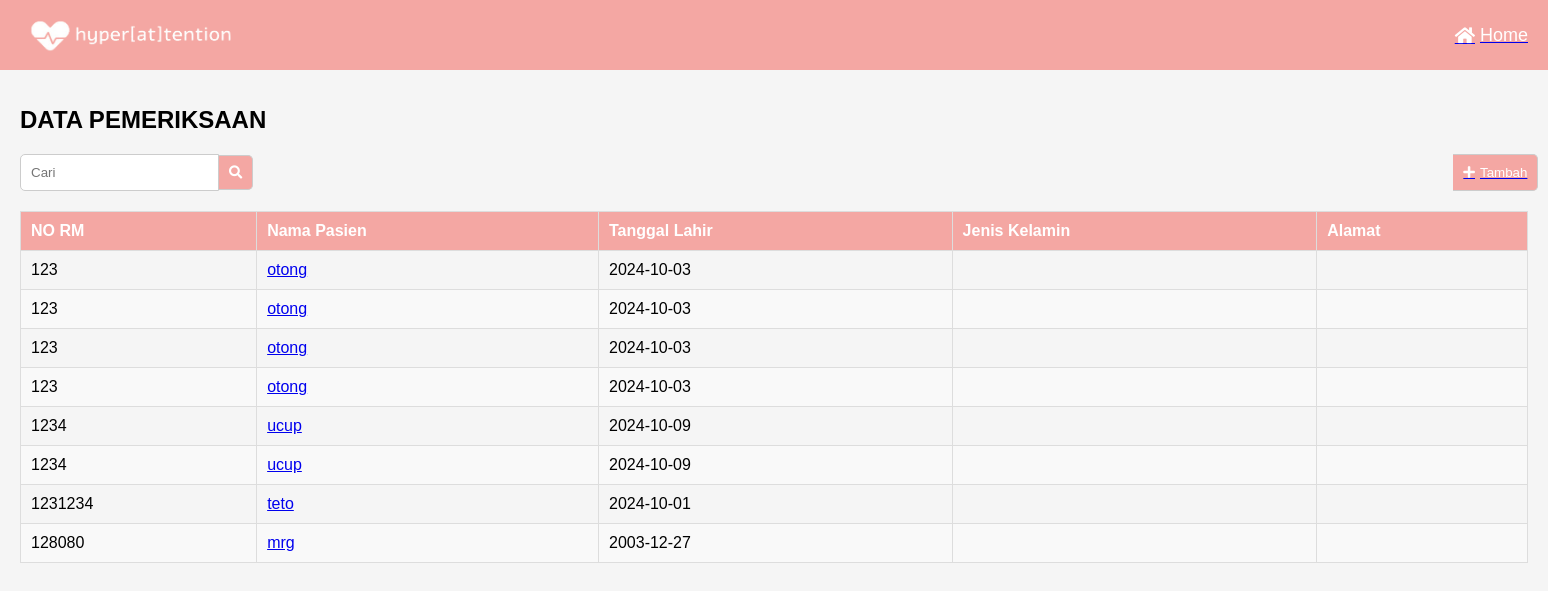
Page /aktifitas.php on the committed database.
### tables this page shows
CREATE TABLE `pemeriksaan` (
  `tekanan_darah` varchar(20) DEFAULT NULL,
  `suhu_tubuh` varchar(20) DEFAULT NULL,
  `nadi` varchar(20) DEFAULT NULL,
  `respiratory` varchar(20) DEFAULT NULL,
  `berat_badan` varchar(20) DEFAULT NULL,
  `tanggal_pemeriksaan` date NOT NULL,
  `id_user` int NOT NULL,
  `norm` int NOT NULL,
  `nama` varchar(225) NOT NULL,
  `waktu` time DEFAULT NULL,
  `tanggallahir` date DEFAULT NULL
);

### fetch_data_pm.php (called while the page is built)
<?php
require_once 'koneksi.php';
$sql = "SELECT * FROM pemeriksaan";
$result = $conn->query($sql);
if ($result->num_rows > 0) {
    $data = array();
    while($row = $result->fetch_assoc()) {
        $data[] = $row;
    }
} else {
    echo "No data found";
}
?>

### aktifitas.php (the view, shortened to what this page needs)
<?php require_once 'fetch_data_pm.php'; ?>
<html>
<head>
    <link rel="stylesheet" href="https://cdnjs.cloudflare.com/ajax/libs/font-awesome/5.15.3/css/all.min.css">
    <link rel="stylesheet" href="pemeriksaan2.css">
</head>
<body>
    <div class="header">
        <div class="title">
            <img src="Screenshot_2024-09-02_152828-removebg-preview.png" alt="">
        </div>
        <a href="main.html"><div class="home">
            <i class="fas fa-home"></i>
            <span>Home</span>
        </div></a>
    </div>
    <div class="container">
        <h1>DATA PEMERIKSAAN</h1>
        <div class="search-container">
            <input type="text" placeholder="Cari">
            <button><i class="fas fa-search"></i></button>
            <a href="pmbaru.php"><button class="add-button"><i class="fas fa-plus"></i> Tambah</button></a>
        </div>
        <table>
            <thead>
                <tr>
                    <th>NO RM</th>
                    <th>Nama Pasien</th>
                    <th>Tanggal Lahir</th>
                    <th>Jenis Kelamin</th>
                    <th>Alamat</th>
                </tr>
            </thead>
            <tbody>
            <?php foreach ($data as $row) { ?>
                <tr>
                    <td><?php echo $row['norm']; ?></td>
                    <td><a href="aktifitas2.php?nama=<?php echo $row['nama']; ?>"><?php echo $row['nama']; ?></a></td>
                    <td><?php echo $row['tanggallahir']; ?></td>
                    <td><?php echo $row['jeniskelamin']; ?></td>
                    <td><?php echo $row['alamat']; ?></td>
                </tr>
                <?php } ?>
            </tbody>
        </table>
    </div>
</body>
</html>

### pemeriksaan2.css (style rules this page uses)
body { font-family: Arial, sans-serif; margin: 0; padding: 0; background-color: #f5f5f5; }
.header { background-color: #f4a7a3; padding: 10px 20px; display: flex; justify-content: space-between; align-items: center; }
.header img { height: 50px; }
.header .title { font-size: 24px; color: white; display: flex; align-items: center; }
.header .home { font-size: 18px; color: white; display: flex; align-items: center; }
.header .home i { margin-right: 5px; }
.container { padding: 20px; }
.container h1 { font-size: 24px; margin-bottom: 20px; }
.search-container { display: flex; align-items: center; margin-bottom: 20px; }
.search-container input { width: 300px; padding: 10px; border: 1px solid #ccc; border-radius: 5px 0 0 5px; outline: none; }
.search-container button { padding: 10px; border: 1px solid #ccc; border-left: none; background-color: #f4a7a3; color: white; border-radius: 0 5px 5px 0; cursor: pointer; }
.add-button { background-color: #f4a7a3; color: white; padding: 10px 20px; border: none; border-radius: 5px; cursor: pointer; display: flex; align-items: center; margin-left: 1200px; }
.add-button i { margin-right: 5px; }
table { width: 100%; border-collapse: collapse; margin-top: 20px; }
table, th, td { border: 1px solid #ddd; }
th, td { padding: 10px; text-align: left; }
th { background-color: #f4a7a3; color: white; }
tr:nth-child(even) { background-color: #f9f9f9; }

### rows in the picture
pemeriksaan: norm "123", nama "otong", tanggallahir "2024-10-03"
pemeriksaan: norm "123", nama "otong", tanggallahir "2024-10-03"
pemeriksaan: norm "123", nama "otong", tanggallahir "2024-10-03"
pemeriksaan: norm "123", nama "otong", tanggallahir "2024-10-03"
pemeriksaan: norm "1234", nama "ucup", tanggallahir "2024-10-09"
pemeriksaan: norm "1234", nama "ucup", tanggallahir "2024-10-09"
pemeriksaan: norm "1231234", nama "teto", tanggallahir "2024-10-01"
pemeriksaan: norm "128080", nama "mrg", tanggallahir "2003-12-27"
